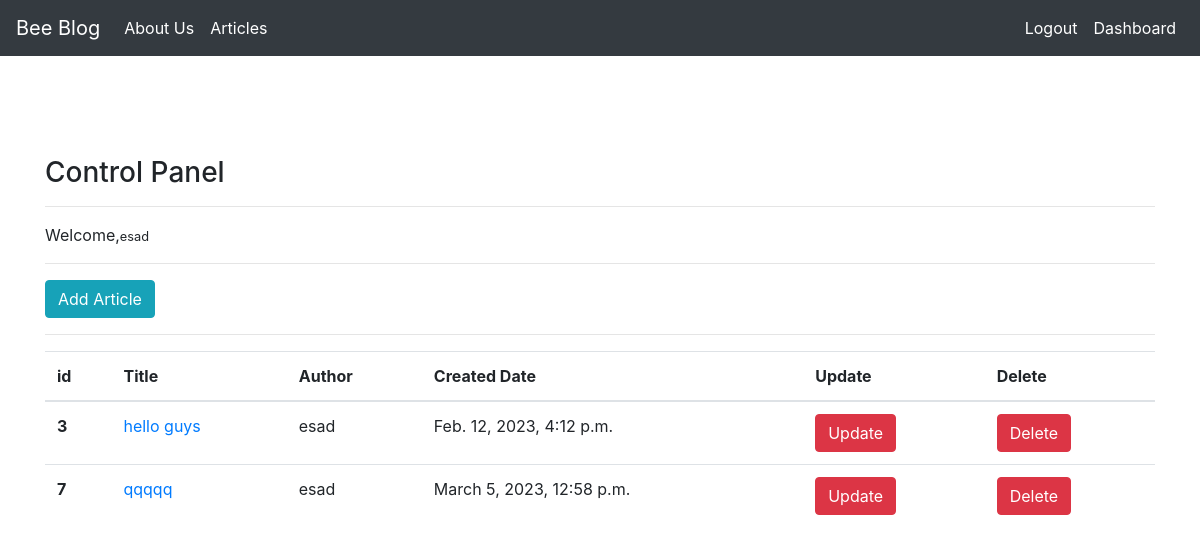
/articles/dashboard/ (signed in), run on an earlier commit of the app's database.
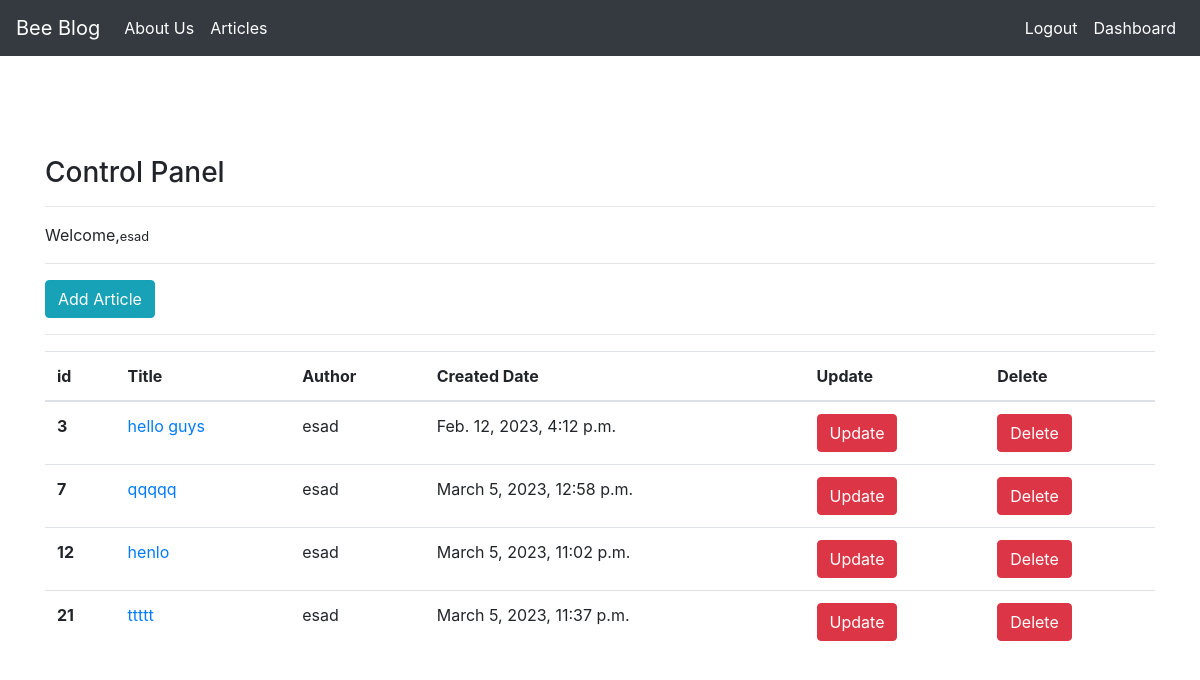
And on a later commit of the database.
### article/models.py (models this page shows, shortened)
class Article(models.Model):
    author=models.ForeignKey("auth.User",on_delete=models.CASCADE)
    title=models.CharField(max_length=50)
    content=RichTextField()
    created_date=models.DateTimeField(auto_now_add=True)
    article_image=models.ImageField(blank=True,null=True,verbose_name="Add image to the article")

### article/views.py (the view)
# urls.py: path('dashboard/',views.dashboard,name="dashboard"),
@login_required(login_url="user:login")
def dashboard(request):
    articles=Article.objects.filter(author=request.user)
    context={
        "articles":articles
    }
    return render(request,"dashboard.html",context)

### templates/dashboard.html
{% extends "layout.html" %}
{% block body %}
<h3>Control Panel</h3>
<hr>
<p>
    Welcome,<small>{{request.user.username}}</small>
</p>
<hr>
<a class="btn btn-info" href="{% url 'article:addarticle' %}">Add Article</a>
<hr>
{%if articles%}
<table class="table">
    <thead>
      <tr>
        <th scope="col">id</th>
        <th scope="col">Title</th>
        <th scope="col">Author</th>
        <th scope="col">Created Date</th>
        <th scope="col">Update</th>
        <th scope="col">Delete</th>
      </tr>
    </thead>
    <tbody>
    {%for article in articles%}
      <tr>
        <th scope="row">{{article.id}}</th>
        <td> <a href="{% url 'article:detail' article.id %}">{{article.title}}</a></td>
        <td>{{article.author}}</td>
        <td>{{article.created_date}}</td>
        <td><a href="{% url 'article:update' article.id %}" class="btn btn-danger">Update</a></td>
        <td><a href="{% url 'article:delete' article.id %}" class="btn btn-danger">Delete</a></td>
      </tr>
    {%endfor%}
    </tbody>
  </table>
{%else%}
<div class="alert alert-danger">You dont have any articles yet.</div>
{%endif%}
{% endblock body %}

What changed in the data, as far as the page shows it:
added Article: id "12", title "henlo", author "esad", created_date "March 5, 2023, 11:02 p.m."
added Article: id "21", title "ttttt", author "esad", created_date "March 5, 2023, 11:37 p.m."
